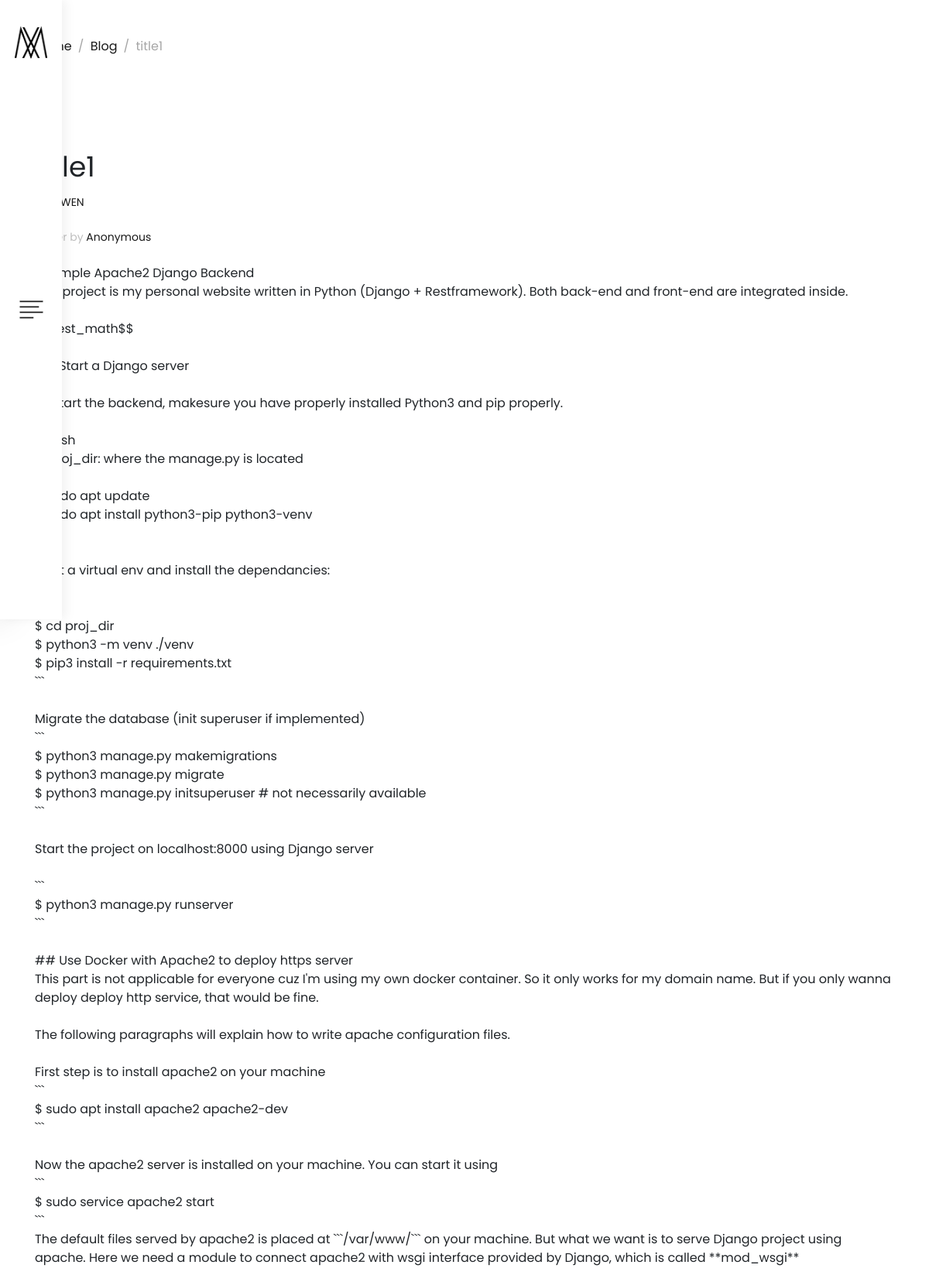
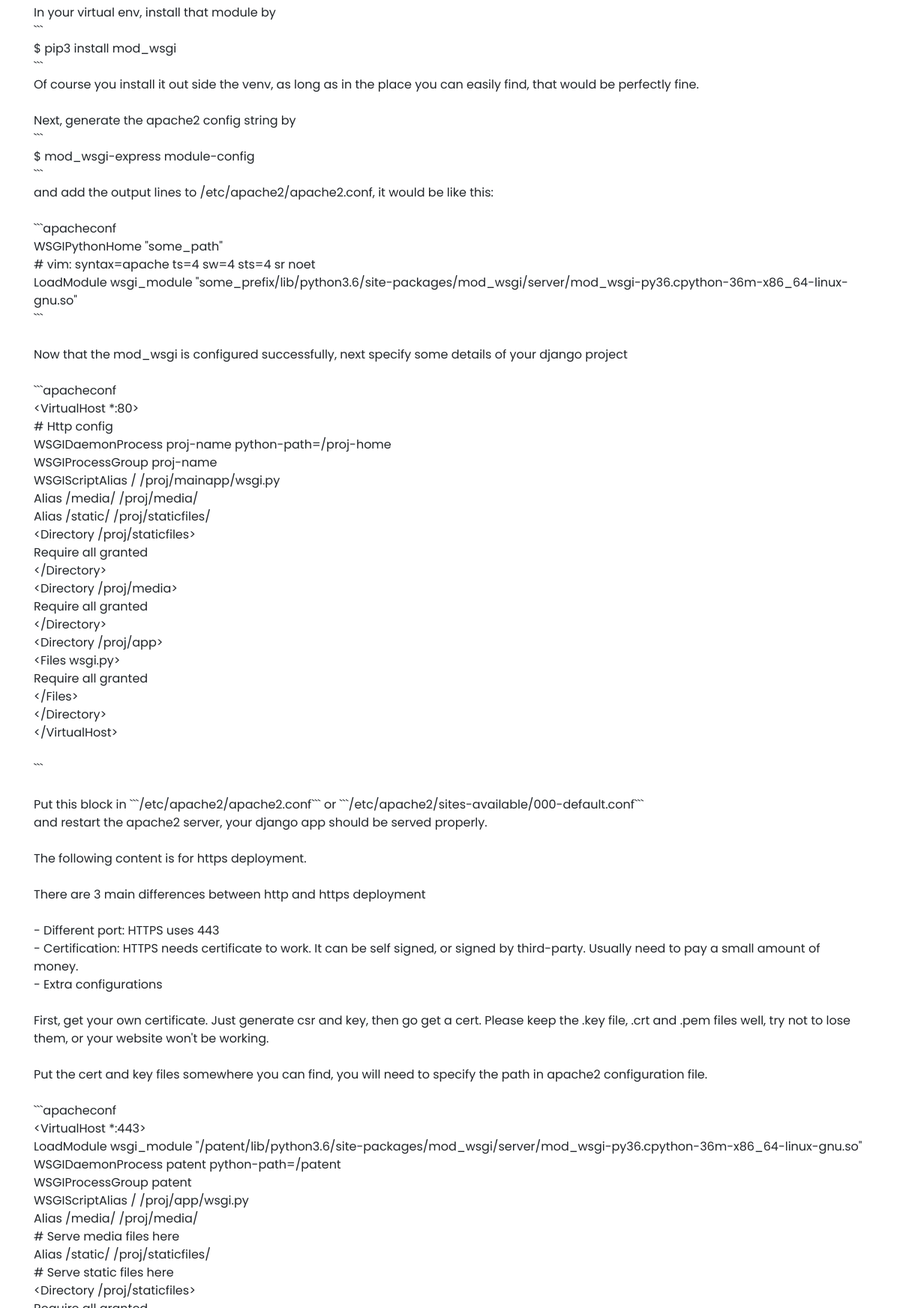
/blog/detail/3/ (upper part), run on the app's committed database (2 pictures, top to bottom).
### blog/models.py (models this page shows, shortened)
class Blog(models.Model):
    def content_file_name(instance, filename):
        return 'blog/' + filename
    title = models.CharField(max_length=400, default='')
    abstract = models.CharField(max_length=1000,default='')
    content = models.TextField(max_length=400000, default='')
    cover = models.FileField(null=True,upload_to=content_file_name)
    cover_by = models.CharField(max_length=100, default="Anonymous")
    author = models.CharField(max_length=200,default='Y WEN')
    tags = TaggableManager()
    uploaded_at = models.DateTimeField(auto_now_add=True)
    views = models.IntegerField(default=0)
    class Meta:
        ordering = ("-uploaded_at",)

### blog/views.py (the view)
# urls.py: url(r'^detail/(?P<bid>\d+)/',views.detail,name='detail'),
def detail(request,bid):
    try:
        my_extras = {
            'fenced-code-blocks': {'linenos': True}
        }
        blog = Blog.objects.get(id=bid)
        blog = BlogSerializer(blog).data
        print(blog)
        md = blog.get("content")
        return render(request,'blog/detail.html' ,context={"blog":blog,"md":md})
    except:
        return render(request,'patent/404.html')

### blog/models.py (called while the page is built)
    def formatted_date(self,foo):
        date = foo.uploaded_at
        return date.strftime('%b. %d, %Y, %p')

### gallery/context_processor.py (called while the page is built)
def processor(request):
    return {"media_url": MEDIA_URL }

### blog/templates/blog/detail.html (shortened to what this page needs)
{%extends "patent/base.html"%} {% load static %} {% block content %}
<div class="single-post">
    <div class="container">
        <div class="row">
            <div class="col">
                <ul class="breadcrumbs flex align-items-center">
                    <li>
                        <a href="/">Home</a>
                    </li>
                    <li>
                        <a href="/blog/">Blog</a>
                    </li>
                    <li>
                        {{blog.title}}
                    </li>
                </ul>
            </div>
        </div>
        <div class="row">
            <div class="col-12">
                <div class="featured-img">
                    <figure>
                    </figure>
                </div>
            </div>
        </div>
        <div class='row'>
            <div class="col-12 col-lg-12">
                <div class="content-area" style="min-width: 100%;border:none">
                    <header class="entry-header">
                        <h1>{{blog.title}}</h1>
                        <span class="byline">by <span class="author"><a href="#">{{blog.author}}</a></span></span>
                        <span class="byline">Cover by <span class="author"><a href="#">{{blog.cover_by}}</a></span></span>
                    </header>
                    <div class="entry-content">
                        <div  id="content-area">
                        {{md|linebreaksbr}}
                        </div>
                    </div>
                </div>
            </div>
        </div>
    </div>
</div>
 {% endblock %}

### templates/patent/base.html (shortened to what this page needs)
{% load static %}
<!DOCTYPE html>
<html lang="en">
<head>
    <link rel="stylesheet" href="{% static 'css/bootstrap.min.css'%}">
    <link rel="stylesheet" href="{% static 'css/font-awesome.min.css' %}">
    <link rel="stylesheet" href="{% static 'style.css'%}">
    <link rel="stylesheet" href="{% static 'css/gallery/gallery.css'%}">
    <link rel="stylesheet" href="https://stackpath.bootstrapcdn.com/bootstrap/4.1.3/css/bootstrap.min.css">
</head>
<body>
<header class="site-header">
    <div class="site-branding">
        <h1 class="site-title"><a href="/" rel="home"><img src="{% static 'images/xm.png' %}"  alt="Logo" height="42" width="42"></a></h1>
    </div>
    <div class="hamburger-menu">
        <div class="menu-icon">
            <img src="{% static 'images/menu-icon.png' %}" alt="menu icon">
        </div>
    </div>
</header>
    {%block content%}
    {%endblock%}
</body>
</html>

### static/style.css (style rules this page uses)
body { color: #191919; font-family: 'Work Sans', sans-serif; }
img { vertical-align: baseline; }
a { color: royalblue; }
.flex { display: flex; }
.site-branding { transition: all .5s; }
.site-title { margin: 0; text-align: center; }
.hamburger-menu .menu-icon, .hamburger-menu .menu-close-icon { width: 44px; height: 44px; text-align: center; cursor: pointer; transition: all 0.5s; }
.hamburger-menu img { display: block; margin: 0 auto; }
@media screen and (min-width: 992px) { .site-header, .site-navigation { position: fixed; top: 0; left: 0; z-index: 999; width: 80px; height: 100vh; padding: 0 15px; box-shadow: 6px 0 12px rgba(0,0,0,.05); } }
@media screen and (min-width: 992px) { .site-header { background: #fff; } }
@media screen and (min-width: 992px) { .site-title { padding: 28px 0 10px 0; } }
@media screen and (min-width: 992px) { .hamburger-menu .menu-icon, .hamburger-menu .menu-close-icon { position: absolute; top: calc(50vh - 22px); left: 15px; width: calc(100% - 30px); padding: 10px 0; } }
.breadcrumbs { padding: 48px 0; margin: 0; color: #a6a6a6; list-style: none; font-family: 'Poppins', sans-serif; }
.breadcrumbs li { position: relative; color: #a6a6a6; padding: 0 12px; }
.breadcrumbs li:nth-of-type(1) { padding-left: 0; }
.breadcrumbs li::after { content: '/'; position: absolute; top: 0; right: -6px; width: 10px; }
.breadcrumbs li:nth-last-of-type(1)::after { display: none; }
.breadcrumbs li a { color: #191919; text-decoration: none; }
.single-post, .single-page { padding-bottom: 70px; font-family: 'Poppins', sans-serif; }
.single-post .featured-img figure, .single-page .featured-img figure { margin: 0; }
.single-post .content-area, .single-page .content-area { margin-top: 50px; }
.single-post .content-area h1, .single-page .content-area h1 { margin-top: 10px; font-size: 2.25rem; font-weight: 400; }
.single-post .entry-header .byline, .single-page .entry-header .byline { display: block; margin-top: 14px; margin-bottom: 24px; font-size: 0.875rem; color: #bfbfbf; }
.single-post .entry-header .byline .author a, .single-page .entry-header .byline .author a { color: #191919; }

### data on the page
Blog: title "title1", author "Y WEN", cover_by "Anonymous", content "# Simple Apache2 Django Backend This project is my personal website written in Python (Django + Restframework). Both back-end and front-end are integrated inside. $$Test_math$$ ## Start a Django server To start the backend, makesure you have properly installed Python3 and pip properly. # proj_dir: where the manage.py is located $ sudo apt update $ sudo apt install python3-pip python3-venv Start a virtual env and install the dependancies: $ cd proj_dir $ python3 -m venv ./venv $ pip3 install -r requirements.txt ``` Migrate the database (init superuser if implemented) ``` $ python3 manage.py makemigrations $ python3 manage.py migrate $ python3 manage.py initsuperuser # not necessarily…"
